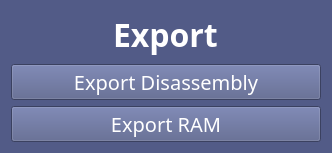
       <widget class="QGroupBox" name="statisticsGroupBox_3">
        <property name="sizePolicy">
         <sizepolicy hsizetype="Preferred" vsizetype="Preferred">
          <horstretch>1</horstretch>
          <verstretch>0</verstretch>
         </sizepolicy>
        </property>
        <property name="styleSheet">
         <string notr="true">QGroupBox, QLineEdit {
background-color: rgb(82, 91, 135);
border: 0px;
}</string>
        </property>
        <property name="title">
         <string/>
        </property>
        <property name="flat">
         <bool>true</bool>
        </property>
        <layout class="QVBoxLayout" name="verticalLayout_8">
         <item>
          <widget class="QLineEdit" name="titleStatistics_6">
           <property name="sizePolicy">
            <sizepolicy hsizetype="Preferred" vsizetype="Fixed">
             <horstretch>0</horstretch>
             <verstretch>0</verstretch>
            </sizepolicy>
           </property>
           <property name="palette">
            <palette>
             <active>
              <colorrole role="Button">
               <brush brushstyle="SolidPattern">
                <color alpha="255">
                 <red>82</red>
                 <green>91</green>
                 <blue>135</blue>
                </color>
               </brush>
              </colorrole>
              <colorrole role="Text">
               <brush brushstyle="SolidPattern">
                <color alpha="255">
                 <red>255</red>
                 <green>255</green>
                 <blue>255</blue>
                </color>
               </brush>
              </colorrole>
              <colorrole role="Base">
               <brush brushstyle="SolidPattern">
                <color alpha="255">
                 <red>82</red>
                 <green>91</green>
                 <blue>135</blue>
                </color>
               </brush>
              </colorrole>
              <colorrole role="Window">
               <brush brushstyle="SolidPattern">
                <color alpha="255">
                 <red>82</red>
                 <green>91</green>
                 <blue>135</blue>
                </color>
               </brush>
              </colorrole>
             </active>
             <inactive>
              <colorrole role="Button">
               <brush brushstyle="SolidPattern">
                <color alpha="255">
                 <red>82</red>
                 <green>91</green>
                 <blue>135</blue>
                </color>
               </brush>
              </colorrole>
              <colorrole role="Text">
               <brush brushstyle="SolidPattern">
                <color alpha="255">
                 <red>255</red>
                 <green>255</green>
                 <blue>255</blue>
                </color>
               </brush>
              </colorrole>
              <colorrole role="Base">
               <brush brushstyle="SolidPattern">
                <color alpha="255">
                 <red>82</red>
                 <green>91</green>
                 <blue>135</blue>
                </color>
               </brush>
              </colorrole>
              <colorrole role="Window">
               <brush brushstyle="SolidPattern">
                <color alpha="255">
                 <red>82</red>
                 <green>91</green>
                 <blue>135</blue>
                </color>
               </brush>
              </colorrole>
             </inactive>
             <disabled>
              <colorrole role="Button">
               <brush brushstyle="SolidPattern">
                <color alpha="255">
                 <red>82</red>
                 <green>91</green>
                 <blue>135</blue>
                </color>
               </brush>
              </colorrole>
              <colorrole role="Base">
               <brush brushstyle="SolidPattern">
                <color alpha="255">
                 <red>82</red>
                 <green>91</green>
                 <blue>135</blue>
                </color>
               </brush>
              </colorrole>
              <colorrole role="Window">
               <brush brushstyle="SolidPattern">
                <color alpha="255">
                 <red>82</red>
                 <green>91</green>
                 <blue>135</blue>
                </color>
               </brush>
              </colorrole>
             </disabled>
            </palette>
           </property>
           <property name="font">
            <font>
             <family>mononoki Nerd Font</family>
             <pointsize>24</pointsize>
             <bold>true</bold>
            </font>
           </property>
           <property name="text">
            <string>Export</string>
           </property>
           <property name="frame">
            <bool>false</bool>
           </property>
           <property name="alignment">
            <set>Qt::AlignmentFlag::AlignCenter</set>
           </property>
           <property name="readOnly">
            <bool>true</bool>
           </property>
          </widget>
         </item>
         <item>
          <widget class="QPushButton" name="exportDisButton">
           <property name="enabled">
            <bool>true</bool>
           </property>
           <property name="sizePolicy">
            <sizepolicy hsizetype="Preferred" vsizetype="Fixed">
             <horstretch>0</horstretch>
             <verstretch>0</verstretch>
            </sizepolicy>
           </property>
           <property name="palette">
            <palette>
             <active>
              <colorrole role="Button">
               <brush brushstyle="SolidPattern">
                <color alpha="255">
                 <red>82</red>
                 <green>91</green>
                 <blue>135</blue>
                </color>
               </brush>
              </colorrole>
              <colorrole role="ButtonText">
               <brush brushstyle="SolidPattern">
                <color alpha="255">
                 <red>255</red>
                 <green>255</green>
                 <blue>255</blue>
                </color>
               </brush>
              </colorrole>
              <colorrole role="Base">
               <brush brushstyle="SolidPattern">
                <color alpha="255">
                 <red>82</red>
                 <green>91</green>
                 <blue>135</blue>
                </color>
               </brush>
              </colorrole>
              <colorrole role="Window">
               <brush brushstyle="SolidPattern">
                <color alpha="255">
                 <red>82</red>
                 <green>91</green>
                 <blue>135</blue>
                </color>
               </brush>
              </colorrole>
              <colorrole role="Highlight">
               <brush brushstyle="SolidPattern">
                <color alpha="255">
                 <red>31</red>
                 <green>155</green>
                 <blue>93</blue>
                </color>
               </brush>
              </colorrole>
             </active>
             <inactive>
              <colorrole role="Button">
               <brush brushstyle="SolidPattern">
                <color alpha="255">
                 <red>82</red>
                 <green>91</green>
                 <blue>135</blue>
                </color>
               </brush>
              </colorrole>
              <colorrole role="ButtonText">
               <brush brushstyle="SolidPattern">
                <color alpha="255">
                 <red>255</red>
                 <green>255</green>
                 <blue>255</blue>
                </color>
               </brush>
              </colorrole>
              <colorrole role="Base">
               <brush brushstyle="SolidPattern">
                <color alpha="255">
                 <red>82</red>
                 <green>91</green>
                 <blue>135</blue>
                </color>
               </brush>
              </colorrole>
              <colorrole role="Window">
               <brush brushstyle="SolidPattern">
                <color alpha="255">
                 <red>82</red>
                 <green>91</green>
                 <blue>135</blue>
                </color>
               </brush>
              </colorrole>
              <colorrole role="Highlight">
               <brush brushstyle="SolidPattern">
                <color alpha="255">
                 <red>31</red>
                 <green>155</green>
                 <blue>93</blue>
                </color>
               </brush>
              </colorrole>
             </inactive>
             <disabled>
              <colorrole role="Button">
               <brush brushstyle="SolidPattern">
                <color alpha="255">
                 <red>82</red>
                 <green>91</green>
                 <blue>135</blue>
                </color>
               </brush>
              </colorrole>
              <colorrole role="Base">
               <brush brushstyle="SolidPattern">
                <color alpha="255">
                 <red>82</red>
                 <green>91</green>
                 <blue>135</blue>
                </color>
               </brush>
              </colorrole>
              <colorrole role="Window">
               <brush brushstyle="SolidPattern">
                <color alpha="255">
                 <red>82</red>
                 <green>91</green>
                 <blue>135</blue>
                </color>
               </brush>
              </colorrole>
              <colorrole role="Highlight">
               <brush brushstyle="SolidPattern">
                <color alpha="255">
                 <red>31</red>
                 <green>155</green>
                 <blue>93</blue>
                </color>
               </brush>
              </colorrole>
             </disabled>
            </palette>
           </property>
           <property name="font">
            <font>
             <family>mononoki Nerd Font</family>
             <pointsize>15</pointsize>
            </font>
           </property>
           <property name="cursor">
            <cursorShape>PointingHandCursor</cursorShape>
           </property>
           <property name="styleSheet">
            <string notr="true">background-color: rgb(82, 91, 135);
</string>
           </property>
           <property name="text">
            <string>Export Disassembly</string>
           </property>
           <property name="checkable">
            <bool>false</bool>
           </property>
           <property name="autoDefault">
            <bool>false</bool>
           </property>
           <property name="default">
            <bool>false</bool>
           </property>
           <property name="flat">
            <bool>false</bool>
           </property>
          </widget>
         </item>
         <item>
          <widget class="QPushButton" name="exportRamButton">
           <property name="enabled">
            <bool>true</bool>
           </property>
           <property name="sizePolicy">
            <sizepolicy hsizetype="Preferred" vsizetype="Fixed">
             <horstretch>0</horstretch>
             <verstretch>0</verstretch>
            </sizepolicy>
           </property>
           <property name="palette">
            <palette>
             <active>
              <colorrole role="Button">
               <brush brushstyle="SolidPattern">
                <color alpha="255">
                 <red>82</red>
                 <green>91</green>
                 <blue>135</blue>
                </color>
               </brush>
              </colorrole>
              <colorrole role="ButtonText">
               <brush brushstyle="SolidPattern">
                <color alpha="255">
                 <red>255</red>
                 <green>255</green>
                 <blue>255</blue>
                </color>
               </brush>
              </colorrole>
              <colorrole role="Base">
               <brush brushstyle="SolidPattern">
                <color alpha="255">
                 <red>82</red>
                 <green>91</green>
                 <blue>135</blue>
                </color>
               </brush>
              </colorrole>
              <colorrole role="Window">
               <brush brushstyle="SolidPattern">
                <color alpha="255">
                 <red>82</red>
                 <green>91</green>
                 <blue>135</blue>
                </color>
               </brush>
              </colorrole>
              <colorrole role="Highlight">
               <brush brushstyle="SolidPattern">
                <color alpha="255">
                 <red>31</red>
                 <green>155</green>
                 <blue>93</blue>
                </color>
               </brush>
              </colorrole>
             </active>
             <inactive>
              <colorrole role="Button">
               <brush brushstyle="SolidPattern">
                <color alpha="255">
                 <red>82</red>
                 <green>91</green>
                 <blue>135</blue>
                </color>
               </brush>
              </colorrole>
              <colorrole role="ButtonText">
               <brush brushstyle="SolidPattern">
                <color alpha="255">
                 <red>255</red>
                 <green>255</green>
                 <blue>255</blue>
                </color>
               </brush>
              </colorrole>
              <colorrole role="Base">
               <brush brushstyle="SolidPattern">
                <color alpha="255">
                 <red>82</red>
                 <green>91</green>
                 <blue>135</blue>
                </color>
               </brush>
              </colorrole>
              <colorrole role="Window">
               <brush brushstyle="SolidPattern">
                <color alpha="255">
                 <red>82</red>
                 <green>91</green>
                 <blue>135</blue>
                </color>
               </brush>
              </colorrole>
              <colorrole role="Highlight">
               <brush brushstyle="SolidPattern">
                <color alpha="255">
                 <red>31</red>
                 <green>155</green>
                 <blue>93</blue>
                </color>
               </brush>
              </colorrole>
             </inactive>
             <disabled>
              <colorrole role="Button">
               <brush brushstyle="SolidPattern">
                <color alpha="255">
                 <red>82</red>
                 <green>91</green>
                 <blue>135</blue>
                </color>
               </brush>
              </colorrole>
              <colorrole role="Base">
               <brush brushstyle="SolidPattern">
                <color alpha="255">
                 <red>82</red>
                 <green>91</green>
                 <blue>135</blue>
                </color>
               </brush>
              </colorrole>
              <colorrole role="Window">
               <brush brushstyle="SolidPattern">
                <color alpha="255">
                 <red>82</red>
                 <green>91</green>
                 <blue>135</blue>
                </color>
               </brush>
              </colorrole>
              <colorrole role="Highlight">
               <brush brushstyle="SolidPattern">
                <color alpha="255">
                 <red>31</red>
                 <green>155</green>
                 <blue>93</blue>
                </color>
               </brush>
              </colorrole>
             </disabled>
            </palette>
           </property>
           <property name="font">
            <font>
             <family>mononoki Nerd Font</family>
             <pointsize>15</pointsize>
            </font>
           </property>
           <property name="cursor">
            <cursorShape>PointingHandCursor</cursorShape>
           </property>
           <property name="styleSheet">
            <string notr="true">background-color: rgb(82, 91, 135);
</string>
           </property>
           <property name="text">
            <string>Export RAM</string>
           </property>
           <property name="checkable">
            <bool>false</bool>
           </property>
           <property name="autoDefault">
            <bool>false</bool>
           </property>
           <property name="default">
            <bool>false</bool>
           </property>
           <property name="flat">
            <bool>false</bool>
           </property>
          </widget>
         </item>
        </layout>
       </widget>
